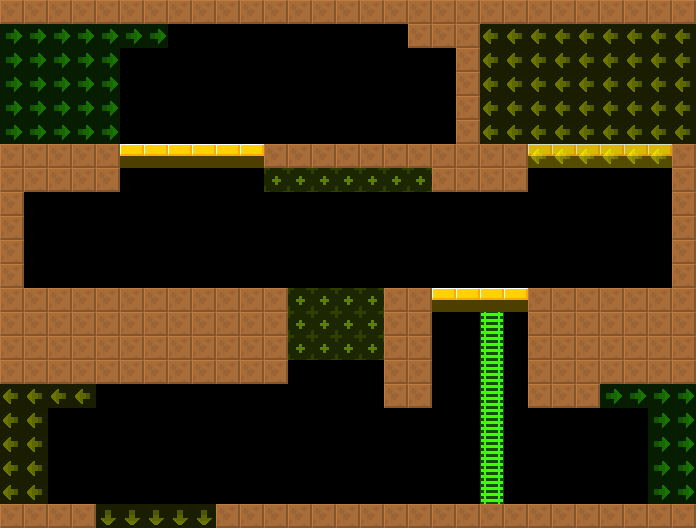

A level layout from a 2D game, rendered from its tile map. Below: a short description, then the map file with tile-grid data replaced by summaries:
An orthogonal 29x22 tile map with 24x24 px tiles, 2 tile layers (col, lnk), 2 tilesets and 3 objects (2x Door, BreakableGround).

<map version="1.4" tiledversion="1.4.2" orientation="orthogonal" renderorder="right-down" width="29" height="22" tilewidth="24" tileheight="24" infinite="0" nextlayerid="4" nextobjectid="8">
 <tileset firstgid="6" source="../../lnk.tsx" />
 <tileset firstgid="1" source="../../col.tsx" />
 <layer id="1" name="col" width="29" height="22">
  <data>[638 cells, 208 non-empty, 3 distinct tile ids]</data>
 </layer>
 <layer id="2" name="lnk" width="29" height="22" opacity="0.5">
  <data>[638 cells, 126 non-empty, 4 distinct tile ids]</data>
 </layer>
 <objectgroup id="3" name="markers" opacity="0.5">
  <object id="1" name="Door" type="Door" x="96" y="120" width="24" height="24">
   <properties>
    <property name="yr" value="0" />
    <property name="xr" value="0" />
   </properties>
  </object>
  <object id="2" name="BreakableGround" type="BreakableGround" x="288" y="288" width="96" height="72">
   <properties>
    <property name="yr" value="0" />
    <property name="xr" value="0" />
   </properties>
  </object>
  <object id="3" name="Door" type="Door" x="408" y="480" width="24" height="24">
   <properties>
    <property name="yr" value="0" />
    <property name="xr" value="0" />
   </properties>
  </object>
 </objectgroup>
</map>
